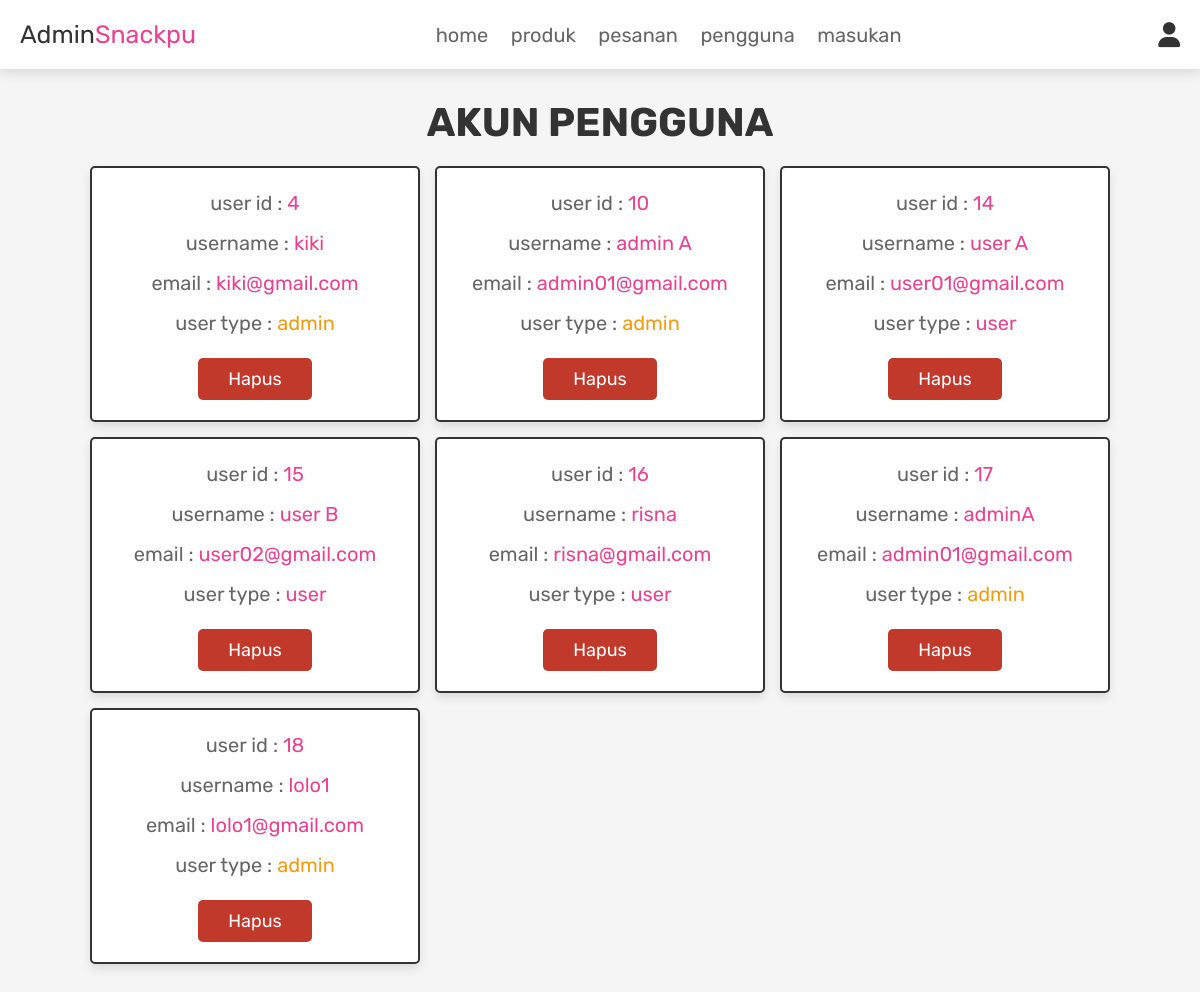
The app's page /admin_users.php (signed in) with its own data.
### tables this page shows
CREATE TABLE IF NOT EXISTS `users` (
  `id` int(100) NOT NULL,
  `name` varchar(100) NOT NULL,
  `email` varchar(100) NOT NULL,
  `password` varchar(100) NOT NULL,
  `user_type` varchar(20) NOT NULL DEFAULT 'user'
);

### admin_users.php (the view, shortened to what this page needs)
<?php
@include 'config.php';
?>
<!DOCTYPE html>
<html lang="en">
<head>
   <link rel="stylesheet" href="https://cdnjs.cloudflare.com/ajax/libs/font-awesome/6.0.0/css/all.min.css">
   <link rel="stylesheet" href="css/admin_style.css">
</head>
<body>
<?php @include 'admin_header.php'; ?>
<section class="users">
   <h1 class="title">akun pengguna</h1>
   <div class="box-container">
      <?php
         $select_users = mysqli_query($conn, "SELECT * FROM `users`") or die('query failed');
         if(mysqli_num_rows($select_users) > 0){
            while($fetch_users = mysqli_fetch_assoc($select_users)){
      ?>
      <div class="box">
         <p>user id : <span><?php echo $fetch_users['id']; ?></span></p>
         <p>username : <span><?php echo $fetch_users['name']; ?></span></p>
         <p>email : <span><?php echo $fetch_users['email']; ?></span></p>
         <p>user type : <span style="color:<?php if($fetch_users['user_type'] == 'admin'){ echo 'var(--orange)'; }; ?>"><?php echo $fetch_users['user_type']; ?></span></p>
         <a href="admin_users.php?delete=<?php echo $fetch_users['id']; ?>" onClick="return confirm('delete this user?');" class="delete-btn">Hapus</a>
      </div>
      <?php
         }
      }
      ?>
   </div>
</section>
</body>
</html>

### css/admin_style.css (style rules this page uses)
:root { --pink:#e84393; --red:#c0392b; --orange:#f39c12; --black:#333; --white:#fff; --light-color:#666; --light-white:#ccc; --light-bg:#f5f5f5; --border:.2rem solid var(--black); --box-shadow:0 .5rem 1rem rgba(0,0,0,.1); }
* { font-family: 'Rubik', sans-serif; margin:0; padding:0; box-sizing: border-box; outline: none; border:none; text-decoration: none; transition:all .2s linear; }
html { font-size: 62.5%; overflow-x: hidden; scroll-behavior: smooth; scroll-padding-top: 6.5rem; }
body { background: var(--light-bg); }
section { padding:3rem 2rem; }
.title { text-align: center; margin-bottom: 2rem; color:var(--black); text-transform: uppercase; font-size: 4rem; }
.btn, .delete-btn, .option-btn { display: inline-block; border-radius: .5rem; margin-top: 1rem; font-size: 1.8rem; color:var(--white); cursor: pointer; padding:1rem 3rem; text-transform: capitalize; }
.delete-btn { background-color: var(--red); }
.users .box-container { display: grid; grid-template-columns: repeat(auto-fit, 33rem); gap:1.5rem; align-items: flex-start; max-width: 1200px; margin: 0 auto; justify-content: center; }
.users .box-container .box { padding:2rem; border:var(--border); background-color: var(--white); box-shadow: var(--box-shadow); border-radius: .5rem; text-align: center; }
.users .box-container .box p { font-size: 2rem; color:var(--light-color); margin-bottom: 1rem; line-height: 1.5; }
.users .box-container .box p span { color:var(--pink); }
.users .box-container .box .delete-btn { margin-top: .5; }

### records on screen
users: id "4", name "kiki", email "kiki@gmail.com", user_type "admin"
users: id "10", name "admin A", email "admin01@gmail.com", user_type "admin"
users: id "14", name "user A", email "user01@gmail.com", user_type "user"
users: id "15", name "user B", email "user02@gmail.com", user_type "user"
users: id "16", name "risna", email "risna@gmail.com", user_type "user"
users: id "17", name "adminA", email "admin01@gmail.com", user_type "admin"
users: id "18", name "lolo1", email "lolo1@gmail.com", user_type "admin"
